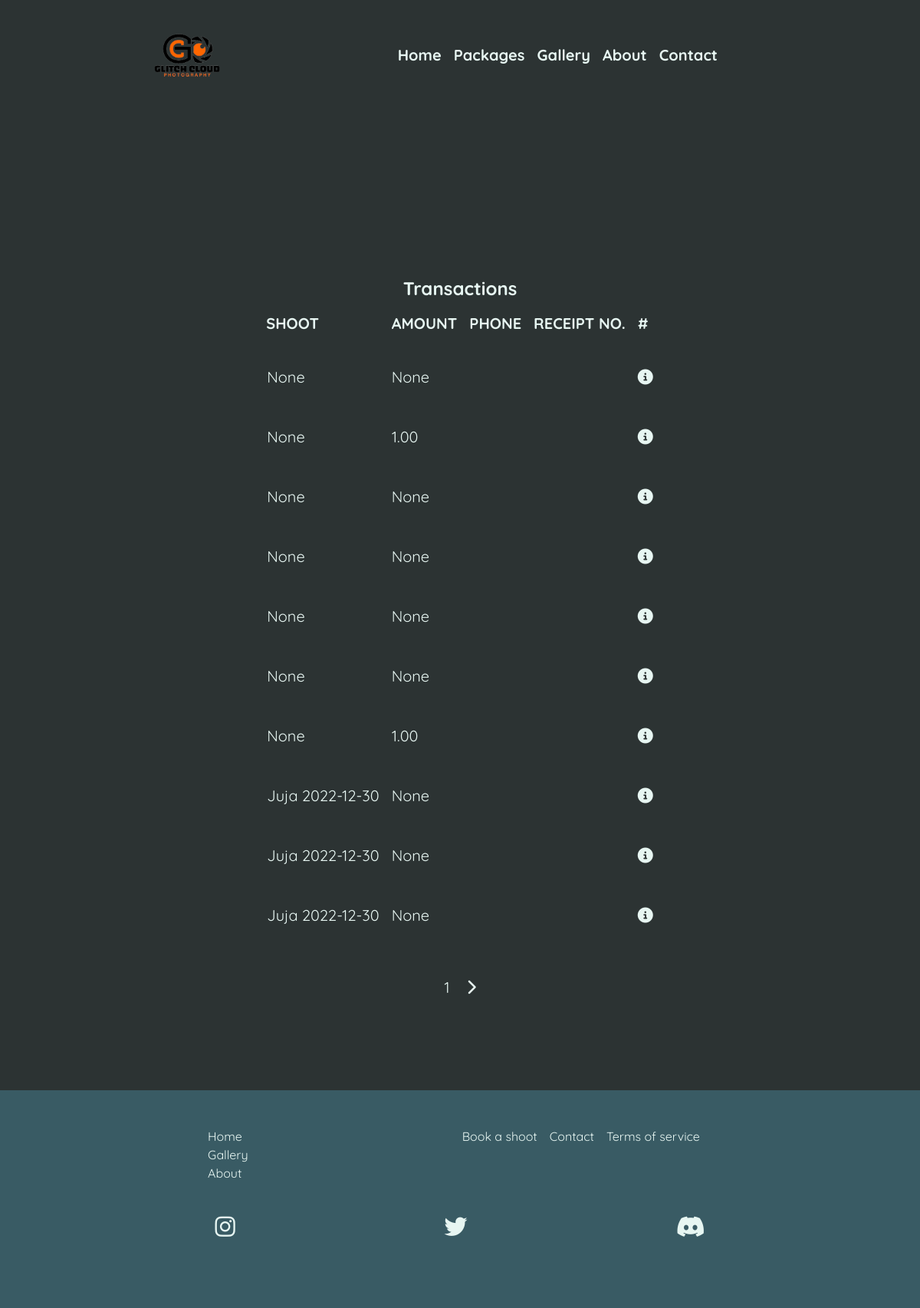
/dashboard/transactions (signed in), run on an earlier commit of the app's database.
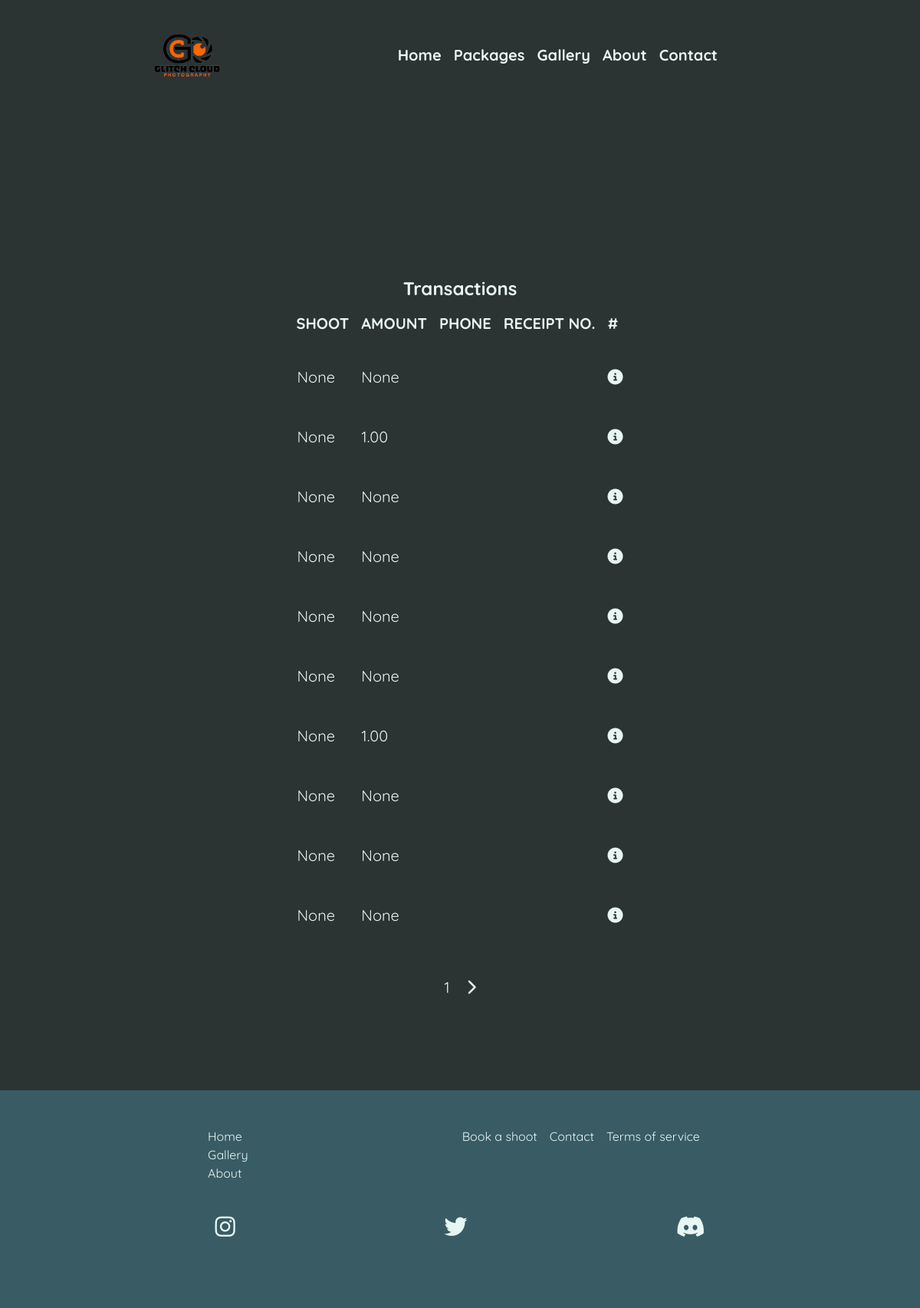
And on a later commit of the database.
### shop/models.py (models this page shows, shortened)
class Transaction(models.Model):
    order_tracking_id = models.CharField(max_length=50, null=True)
    shoot = models.ForeignKey(Shoot, on_delete=models.SET_NULL, null=True)
    date = models.DateTimeField(auto_now_add=True)
    payment_method = models.CharField(max_length=30, null=True)
    amount = models.DecimalField(max_digits=7, decimal_places=2, null=True)
    confirmation_code = models.CharField(max_length=30, null=True)
    payment_status = models.CharField(max_length=20, null=True)
    payment_status_description = models.CharField(max_length=50, null=True)
    payment_currency = models.CharField(max_length=5, null=True)

class Shoot(models.Model):
    client = models.ForeignKey(Client, on_delete=models.SET_NULL, null=True)
    date = models.DateField()
    location = models.CharField(max_length=25)
    description = models.CharField(max_length=300)
    booked = models.BooleanField(default=False)
    cost = models.DecimalField(max_digits=7, decimal_places=2, default=0.00)
    complete = models.BooleanField(default=False)
    booked_services = models.ManyToManyField(BookedService)
    def __str__(self):
        return self.location + ' ' + str(self.date)

### dashboard/views.py (the view)
# urls.py: path("transactions", TransactionsList.as_view(), name="transactions-list"),
class TransactionsList(LoginRequiredMixin, ListView):
    model = Transaction
    template_name: str = "transactions.html"
    context_object_name: str = "transactions"
    paginate_by: int = 10

### dashboard/templates/transactions.html (shortened to what this page needs)
{% extends 'base.html' %}
{% block content %}
<section class="transactions min-h-screen">
    <div class="flex flex-col items-center mt-10 text-xl">
        <div class="flex justify-start">
            <h1 class="font-bold text-2xl">Transactions</h1>
        </div>
        {% if not transactions %}
            <p>No transactions</p>
        {% else %}
        <table class="table-auto">
            <thead class="uppercase text-left">
                <tr>
                    <th class="py-3 px-2 md:px-10">Shoot</th>
                    <th class="py-3 px-2 md:px-10">Amount</th>
                    <th class="py-3 px-2 md:px-10">Phone</th>
                    <th class="py-3 px-2 md:px-10">Receipt No.</th>
                    <th class="py-3 px-2 md:px-10">#</th>
                </tr>
            </thead>
            <tbody>
                {% for transaction in transactions %}
                <tr
                    class=" border-2 border-backgroundPrimary {% if transaction.complete %} text-green-700 {% else %} text-textPrimary {% endif %}">
                    <td class="py-4 px-2 md:px-10 ">
                        {{transaction.shoot}}
                    </td>
                    <td class="py-4 px-2 md:px-10 ">
                        {{transaction.amount}}
                    </td>
                    <td class="py-4 px-2 md:px-10 ">
                    </td>
                    <td class="py-4 px-2 md:px-10 ">
                    </td>
                    <td class="py-4 px-2 md:px-10 ">
                       <a href="/dashboard/transaction/{{transaction.id}}"><i class="fa-solid fa-circle-info"></i></a>
                    </td>
                </tr>
                {% endfor %}
            </tbody>
        </table>
        {% include 'paginator.html' %}
        {% endif %}
    </div>
</section>
{% endblock %}

What changed in the data, as far as the page shows it:
changed Transaction (number 8 of 10 on the later page): shoot "Juja 2022-12-30" → "None"
changed Transaction (number 9 of 10 on the later page): shoot "Juja 2022-12-30" → "None"
changed Transaction (number 10 of 10 on the later page): shoot "Juja 2022-12-30" → "None"
